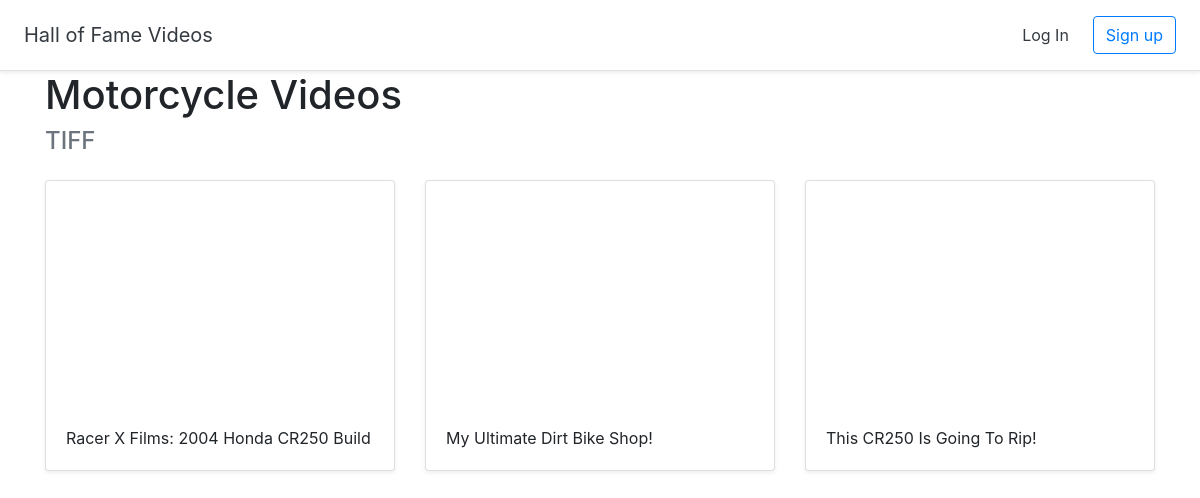
Screenshot of /halloffame/2 with the database file from the repository.
### halls/models.py (models this page shows)
class Hall(models.Model):
    title = models.CharField(max_length=255)
    user = models.ForeignKey(User, on_delete=models.CASCADE)

class Video(models.Model):
    title = models.CharField(max_length=255)
    url = models.URLField()
    youtube_id = models.CharField(max_length=255)
    hall = models.ForeignKey(Hall, on_delete=models.CASCADE)

### halls/views.py (the view)
# urls.py: path('halloffame/<int:pk>', views.DetailHall.as_view(), name='detail_hall'),
class DetailHall(generic.DetailView):
    model = Hall
    template_name = 'halls/detail_hall.html'

### halls/templates/halls/detail_hall.html (shortened to what this page needs)
{% extends 'halls/base.html' %}
{% block content %}
<div class="container">
<h1>{{ hall.title }}</h1>
<h4 class="text-muted">{{ hall.user.username|upper }}</h4>
    <div class="row">
      {% for video in hall.video_set.all %}
      <div class="col-md-4 mt-3">
        <div class="card mb-4 shadow-sm">
          <iframe width="100%" height="225" src="https://www.youtube.com/embed/{{ video.youtube_id }}" frameborder="0" allow="accelerometer; autoplay; encrypted-media; gyroscope; picture-in-picture" allowfullscreen></iframe>
          <div class="card-body">
            <p class="card-text">{{ video.title }}</p>
          </div>
        </div>
      </div>
      {% endfor %}
      </div>
</div>
{% endblock %}

### rows the page displays
Hall: title "Motorcycle Videos", user.username "TIFF"
Video: title "Racer X Films: 2004 Honda CR250 Build"
Video: title "My Ultimate Dirt Bike Shop!"
Video: title "This CR250 Is Going To Rip!"
